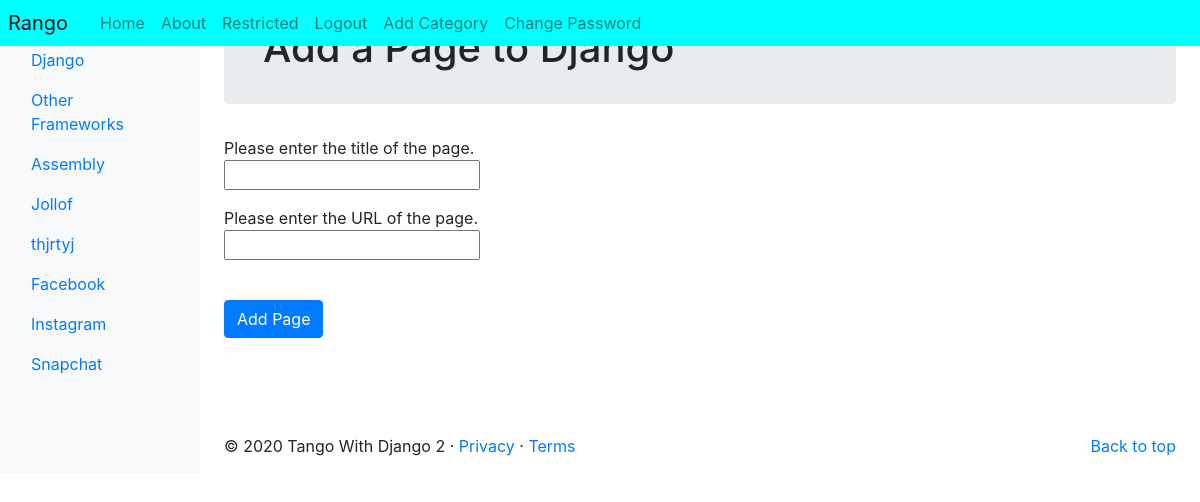
Screenshot of /rango/category/django/add_page/ (signed in) with the database file from the repository.
### rango/models.py (models this page shows, shortened)
class Category(models.Model):
    NAME_MAX_LENGTH = 128
    name = models.CharField(max_length=NAME_MAX_LENGTH, unique=True)
    views = models.IntegerField(default=0)
    likes = models.IntegerField(default=0)
    slug = models.SlugField(unique=True)
    class Meta:
        verbose_name_plural = 'Categories'

### rango/views.py (the view, shortened to what this page needs)
# urls.py: path('category/<slug:category_name_slug>/add_page/', views.add_page, name='add_page'),
@login_required
def add_page(request, category_name_slug):
    try:
        category = Category.objects.get(slug=category_name_slug)
    except Category.DoesNotExist:
        category = None
    if category is None:
        return redirect('/rango/')
    form = PageForm()
    context_dict = {'form': form, 'category': category}
    return render(request, 'rango/add_page.html', context=context_dict)

### rango/forms.py (shortened to what this page needs)
class PageForm(forms.ModelForm):
    title = forms.CharField(max_length=Page.TITLE_MAX_LENGTH,
                            help_text="Please enter the title of the page.")
    url = forms.URLField(max_length=200,
                         help_text="Please enter the URL of the page.")
    views = forms.IntegerField(widget=forms.HiddenInput(), initial=0)
    class Meta:
        model = Page
        exclude = ('category',)

### rango/templatetags/rango_template_tags.py (called while the page is built)
@register.inclusion_tag('rango/categories.html')
def get_category_list(current_category=None):
    return {'categories': Category.objects.all(),
            'current_category': current_category}

### templates/rango/add_page.html (shortened to what this page needs)
{% extends "rango/base.html" %}
{% block body_block %}
<div class="jumbotron p-4">
	<div class="container">
		<h1 class="jumbotron-heading">Add a Page to {{category.name}}</h1>
	</div>
</div>
<div class="container">
	<div class="row">
		<form role="form" id="page_form" method="post" action="{% url 'rango:add_page' category.slug %}">
			{% for field in form.visible_fields %}
				{{ field.help_text }}
				<br /> {{ field }}<br />
				<div class="p-2"></div>
			{% endfor %} <br />
			<button class="btn btn-primary" type="submit" name="submit">
				Add Page
			</button>
			<div class="p-5"></div>
		</form>
	</div>
</div>
{% endblock %}

### templates/rango/categories.html (shortened to what this page needs)
<ul class="nav flex-column">
{% if categories %}
	{% for c in categories %}
	{% if c == current_category %}
		<li class="nav-item">
		<a class="nav-link active" href="{% url 'rango:show_category' c.slug %}">
			{{ c.name }}
		</a>
		</li>
	{% else %}
		<li class="nav-item">
		<a class="nav-link" href="{% url 'rango:show_category' c.slug %}">
			{{ c.name }}
		</a>
		</li>
	{% endif %}
	{% endfor %}
{% else %}
	<li class="nav-item">There are no categories present.</li>
{% endif %}
</ul>

### rows the page displays
Category: name "Django"
Category: name "Other Frameworks"
Category: name "Assembly"
Category: name "Jollof"
Category: name "thjrtyj"
Category: name "Facebook"
Category: name "Instagram"
Category: name "Snapchat"

### other values shown
{{ field.help_text }} "Please enter the title of the page." "Please enter the URL of the page."
